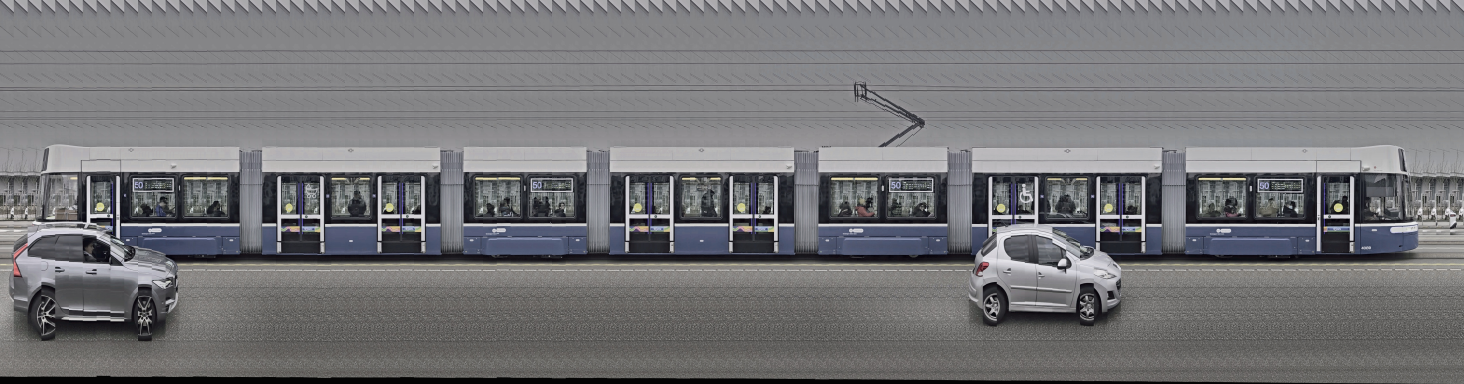
#> input picture panorama.jpg, 7320 x 1920 px (shown at 1/5 size)
$ python -i main.py   (imports and definitions only)   (older library calls are emulated)
#> lines starting #> are read from the running program, lines starting #| are printed output that depends on the picture
#> further down, picture is the input picture: shape (1920, 7320, 3); mean B, G, R 119.1, 116.6, 116.8
import sys
import os
import cv2
import numpy as np
from PyQt5.QtWidgets import (
    QApplication,
    QMainWindow,
    QWidget,
    QVBoxLayout,
    QHBoxLayout,
    QPushButton,
    QLabel,
    QSlider,
    QFileDialog,
    QGroupBox,
    QMessageBox,
    QProgressDialog,
    QCheckBox,
    QSplitter,
    QDialog,
    QScrollArea,
)
from PyQt5.QtCore import Qt, QRect, QPoint, pyqtSignal, pyqtSlot, QSize
from PyQt5.QtGui import QImage, QPixmap, QPainter, QPen, QColor, QPalette


def enhance_frame(frame):
    """Enhance contrast and saturation for washed-out phone footage."""
    # Convert to LAB color space for perceptual contrast enhancement
    lab = cv2.cvtColor(frame, cv2.COLOR_BGR2LAB)
#> lab: shape (1920, 7320, 3); mean of channels 0, 1, 2 124, 128.5, 126.6
    l, a, b = cv2.split(lab)
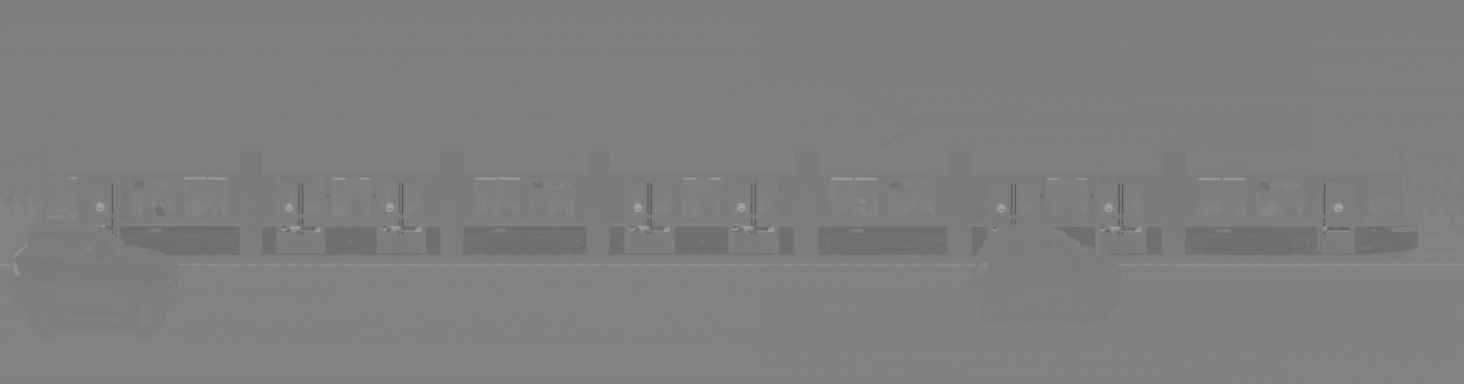
#> b: shape (1920, 7320) (shown at 1/5 size); min 78, max 165, mean 126.6

    # CLAHE on lightness channel — adaptive contrast without blowing highlights
    clahe = cv2.createCLAHE(clipLimit=2.0, tileGridSize=(8, 8))
    l = clahe.apply(l)
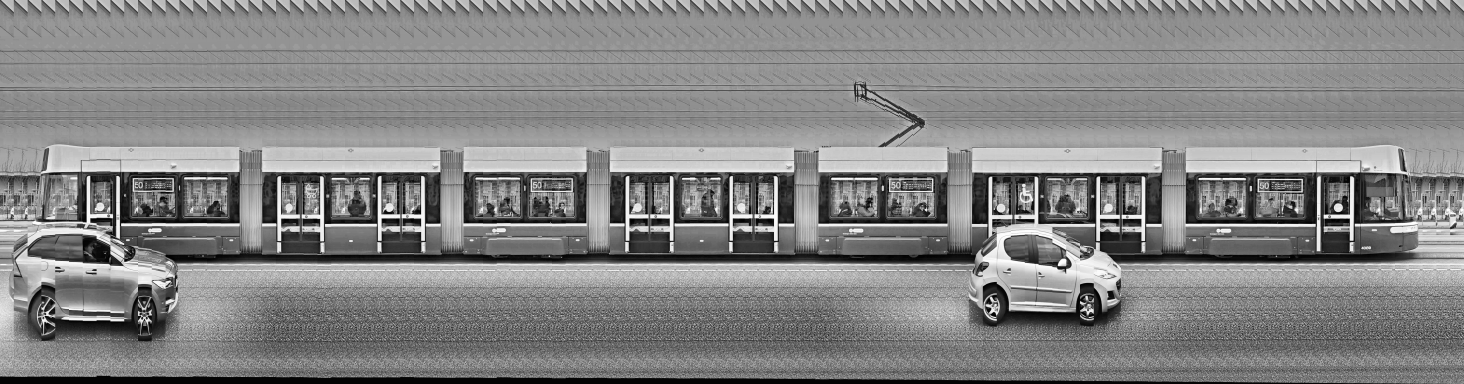
#> l: shape (1920, 7320) (shown at 1/5 size); min 0, max 255, mean 132.4

    lab = cv2.merge([l, a, b])
#> lab: shape (1920, 7320, 3); mean of channels 0, 1, 2 132.4, 128.5, 126.6
    enhanced = cv2.cvtColor(lab, cv2.COLOR_LAB2BGR)

    # Boost saturation slightly in HSV
    hsv = cv2.cvtColor(enhanced, cv2.COLOR_BGR2HSV).astype(np.float32)
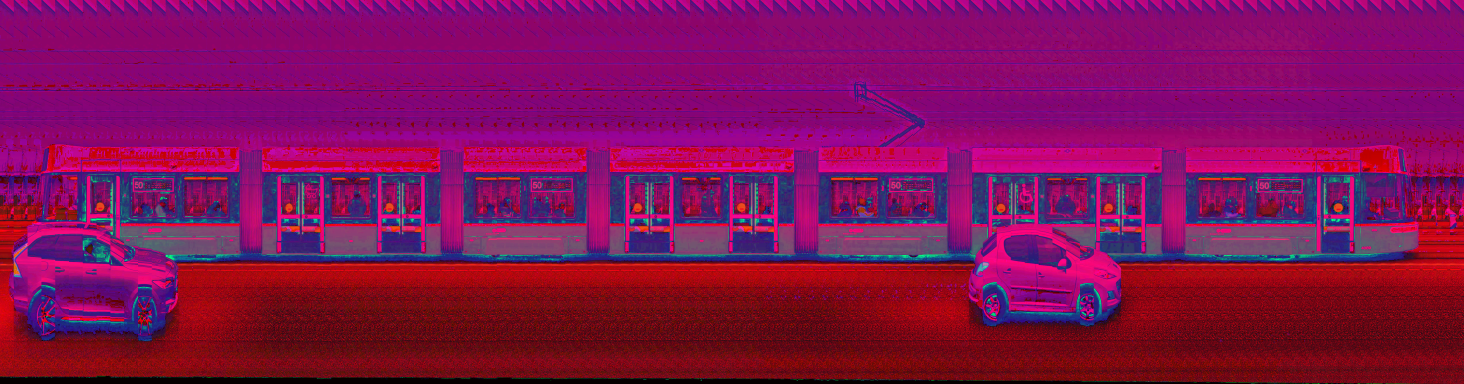
#> hsv: shape (1920, 7320, 3) float32 (shown at 1/5 size); mean B, G, R 82.6, 14.8, 128.6
    hsv[:, :, 1] = np.clip(hsv[:, :, 1] * 1.3, 0, 255)
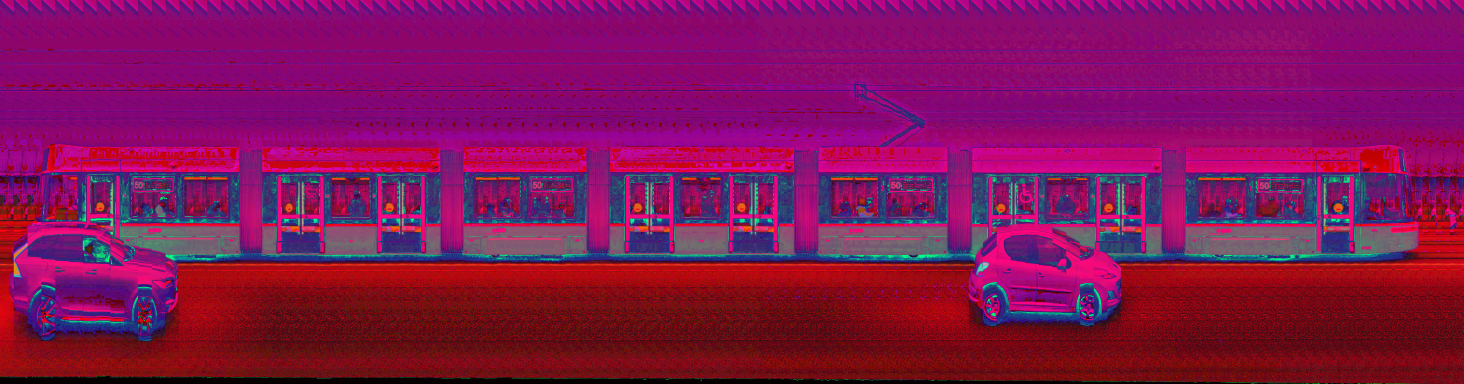
#> hsv: shape (1920, 7320, 3) float32 (shown at 1/5 size); mean B, G, R 82.6, 19.3, 128.6
    hsv = hsv.astype(np.uint8)
    enhanced = cv2.cvtColor(hsv, cv2.COLOR_HSV2BGR)
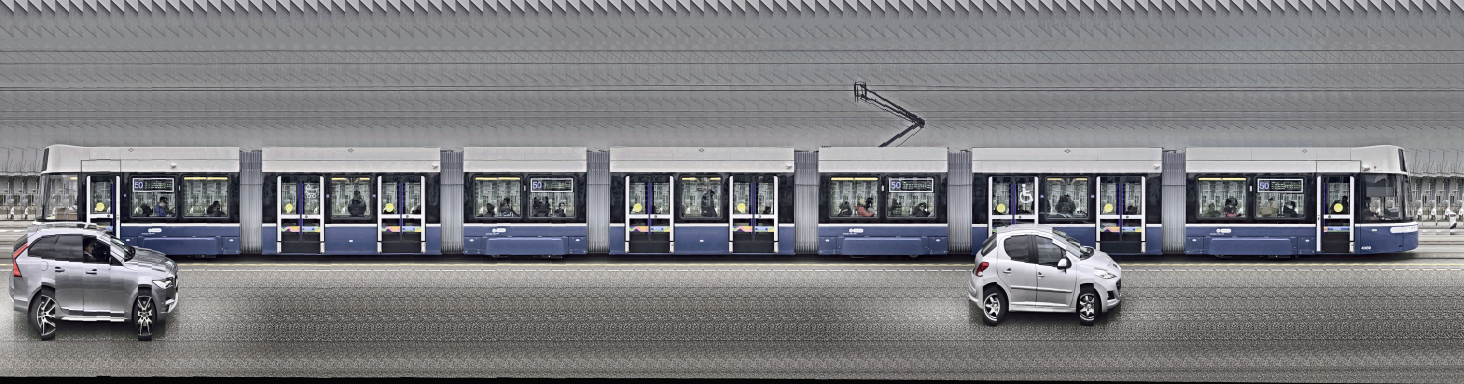
#> enhanced: shape (1920, 7320, 3) (shown at 1/5 size); mean B, G, R 127.4, 124.1, 124.2

    return enhanced


# [164 lines that did not run here, left out]


class PanoramaViewer(QDialog):
    # [43 lines left out: functions __init__, save_image, not called in this run]


class SlitScanApp(QMainWindow):
    # [245 lines left out: functions __init__, init_ui, toggle_layout, update_ui_state, load_video, set_start_frame and 3 more, not called in this run]

    def on_slit_point_selected(self, point: QPoint):
        self.slit_x = point.x()
        self.lbl_slit_pos.setText(f"Slit: x={self.slit_x} (right-click to change)")

    def on_slider_changed(self, value):
        self.show_frame(value)

    # [508 lines left out: functions show_frame, on_stab_slider_changed, stabilize_video, generate_panorama, not called in this run]


# [5 lines not run here, left out]

>>> import cv2
>>> picture = cv2.imread('panorama.jpg')
>>> result = enhance_frame(picture)
